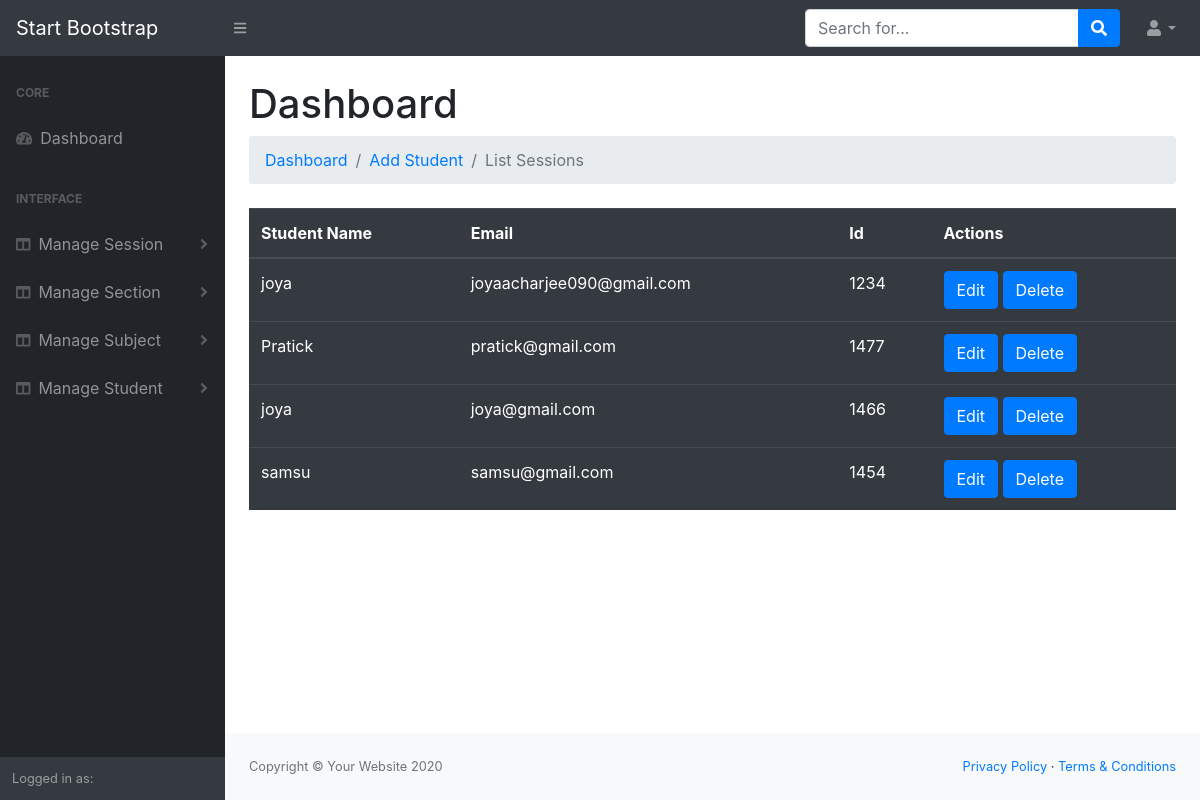
Page /listAllStudent.php on the committed database.
### tables this page shows
CREATE TABLE `student` (
  `id` int(11) NOT NULL,
  `name` varchar(255) NOT NULL,
  `email` varchar(255) NOT NULL,
  `student_id` int(11) NOT NULL,
  `password` varchar(255) NOT NULL,
  `role` varchar(255) NOT NULL
);

### listAllStudent.php (the view, shortened to what this page needs)
<?php include'header.php';
      include 'connection.php';
?>
    <div id="layoutSidenav_content">
        <main>
            <div class="container-fluid">
                <h1 class="mt-4">Dashboard</h1>
                <ol class="breadcrumb mb-4">
                    <li class="breadcrumb-item"><a href="index.php">Dashboard</a></li>
                    <li class="breadcrumb-item "><a href="addStudent.php"> Add Student</a> </li>
                    <li class="breadcrumb-item active">List Sessions</li>
                </ol>
                <div class="row">
                    <div class="col-md-12">
                         <table class="table table-dark ">
                            <thead>
                               <th>Student Name</th>
                               <th>Email</th>
                               <th>Id</th>
                               <th>Actions</th>
                            </thead>
                            <tbody>
                             <?php
                    $str="SELECT * FROM student";
                    $results = mysqli_query($con,$str);
                    while($row = mysqli_fetch_array($results)){
                        ?>
                        <tr>
                            <td><?php echo $row['name']?></td>
                            <td><?php echo $row['email']?></td>
                            <td><?php echo $row['student_id']?></td>
                            <td>
                                <a class="btn btn-primary" href="editSubject.php?id=<?php echo $row['id']?>">Edit</a>
                                <a class="btn btn-primary" data-toggle="modal" data-target="#myModal<?php echo $row['id']?>">Delete</a>
                            </td>
                        </tr>
                        <?php } ?>
                            </tbody>
                </table>
            </div>
        </div>
            </div>
        </main>
 <?php include'footer.php'?>

### rows in the picture
student: name "joya", email "joyaacharjee090@gmail.com", student "1234"
student: name "Pratick", email "pratick@gmail.com", student "1477"
student: name "joya", email "joya@gmail.com", student "1466"
student: name "samsu", email "samsu@gmail.com", student "1454"
